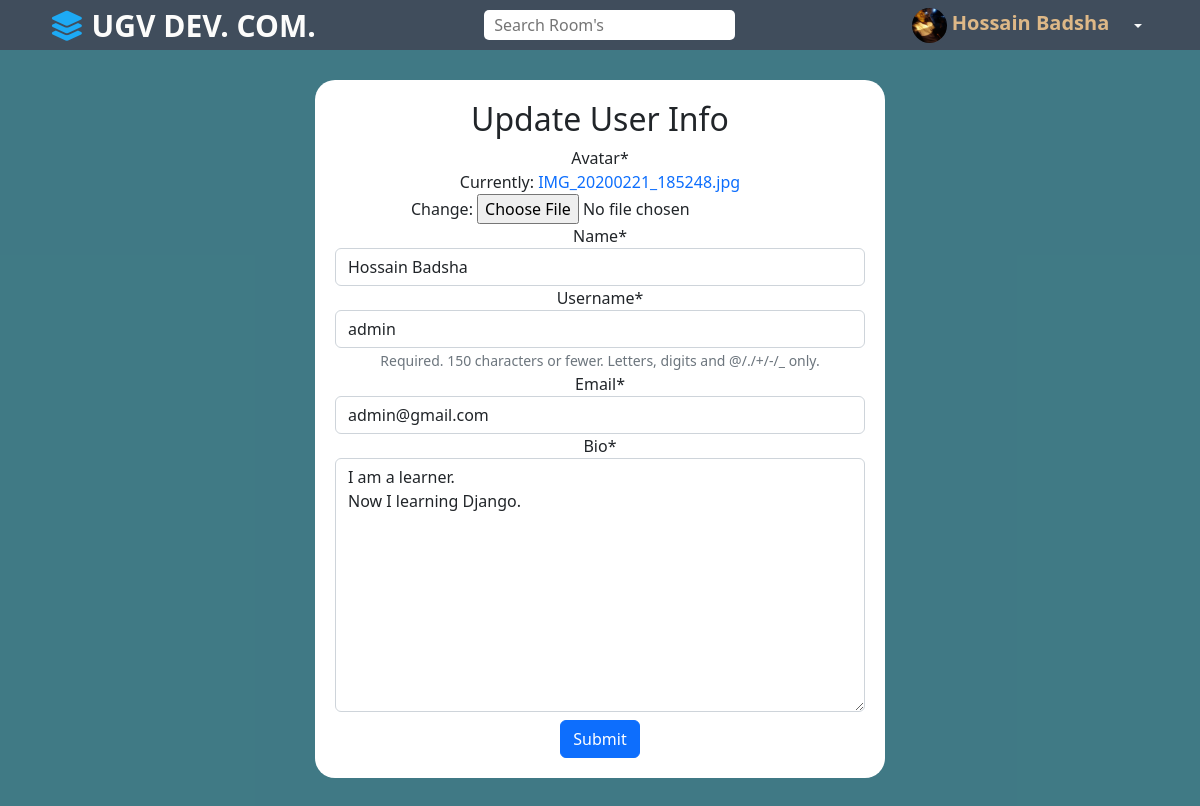
The page /update-user/ (signed in) on the database its author committed.
### base/models.py (models this page shows)
class User(AbstractUser):
    name = models.CharField(max_length=150, null=True)
    email = models.EmailField(unique=True, null=True)
    bio = models.TextField(null=True)
    avatar = models.ImageField(null = True, default= 'default.png')
    USERNAME_FIELD = 'email'
    REQUIRED_FIELDS = []

### base/views.py (the view)
# urls.py: path('update-user/',views.updateUser,name='update-user'),
@login_required(login_url='login')
def updateUser(request):
    user = request.user
    form = UserForm(instance=user)
    if request.method == 'POST':
        form = UserForm(request.POST,request.FILES, instance=user)
        if form.is_valid():
            form.save()
            return redirect('user-profile',pk=user.id)
    return render(request, 'base/update-user.html',{'form':form})

### base/forms.py
class UserForm(ModelForm):
    class Meta:
        model = User
        fields = ['avatar','name','username','email','bio']

### templates/base/update-user.html (shortened to what this page needs)
{% extends 'main.html' %}
{% load crispy_forms_tags %}
{% block content %}
<center style="background-color:#145b69cf; padding: 30px;">
    <div class="w-50 update_form">
    <h2>Update User Info</h2>
    <form action="" method="POST" enctype="multipart/form-data">
        {{ form|crispy}}
        <input type="submit" class="btn btn-primary mt-2">
    </form>
    </div>
</center>
{% endblock %}

### templates/nav.html (shortened to what this page needs)
{% load static %}
<div class="main">
    <div class="nav nav-style">
        <div class="logo ml-2">
            <a href="/"> <i class="fa-solid fa-layer-group"></i> UGV DEV. COM. </a>
        </div>
        <div class="search-box">
            <form method="GET" class="search" action="{% url 'home' %}">
                <input type="text" class="search-item" name="q" placeholder="Search Room's">
            </form>
        </div>
        <div class="user-profile">
            <div class="d-inline p-2">
                {% if request.user.is_authenticated %}
                <a href="{% url 'user-profile' user.id %}">
                    <img src="{{ user.avatar.url }}"  class="rounded-circle" width="35" height="35">
                    <strong>{{ request.user.name }}</strong>
                </a>
                {% endif %}
            </div>
            <div class="dropdown-center d-inline ">
                <button style="border:none" class="btn btn-outline-light btn-sm dropdown-toggle" type="button" id="dropdownMenuButton1"
                    data-bs-toggle="dropdown" aria-expanded="false">
                </button>
            </div>
        </div>
    </div>
</div>

### templates/main.html (style rules this page uses)
a { text-decoration:none; }

### templates/nav.html (style rules this page uses)
.nav-style { display: grid; justify-content: space-between; height: 50px; align-items: center; background: #404d5c; grid-auto-flow: column; }
.logo a { color: rgb(252, 252, 251); font-size: 30px; font-weight: 700; }
input.search-item { padding: 3px 10px; border-radius: 5px; display: inline-block; border: transparent; outline:0; }
.user-profile { margin-right:50px; }
.logo { margin-left:50px; }
.logo a i { color:#1daaf5; }
.user-profile a { color: burlywood; font-size: 20px; }

### templates/base/update-user.html (style rules this page uses)
.update_form { padding: 30px; background: #fff; padding: 20px; border-radius: 20px; }

### rows shown on the page
User: avatar (picture), user.name "Hossain Badsha", name "Hossain Badsha", username "admin", email "admin@gmail.com", bio "I am a learner. Now I learning Django."
